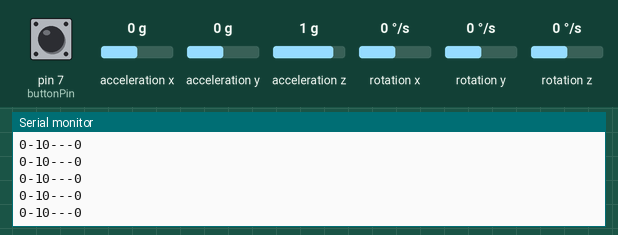
This sketch was run on a simulated Arduino Leonardo, built with avr-gcc and run on an emulated ATmega32U4. Shown: the last lines printed to the serial monitor. The inputs (shaded band) are chosen by the test bench; at power-on: acceleration x 0 g, acceleration y 0 g, acceleration z 1 g, pin 7 (buttonPin) LOW, rotation x 0 °/s, rotation y 0 °/s, rotation z 0 °/s. USB keyboard and mouse output is not drawn.

Above: at 4.2 s.
4.3 s: acceleration x set to -1.4 g
At 5.3 s:
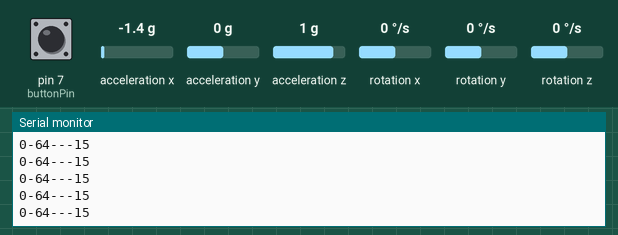
5.8 s: acceleration y set to -1.4 g
At 6.3 s:
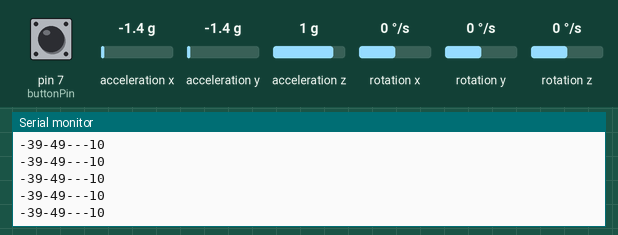
7.3 s: acceleration z set to -1.4 g
At 8.3 s:
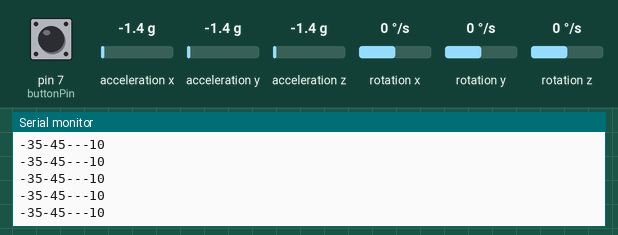
Timing chart, 0 to 10.3 s (numbered marks = the images above; inputs shaded):
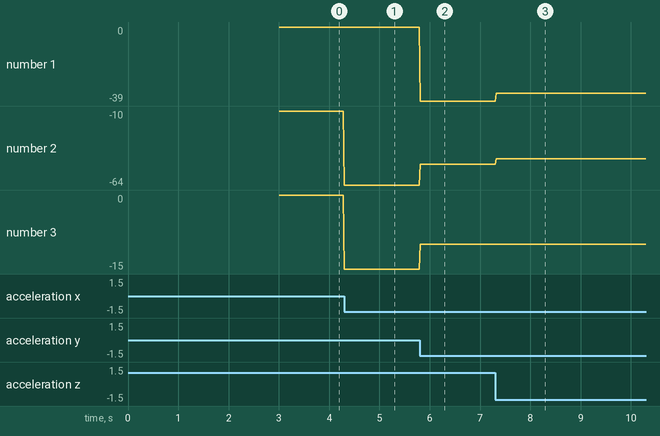

The sketch:

accel_move_btn_calibration.ino
```cpp
//to do : need calibration on start
#include <Wire.h>
#include <I2Cdev.h>
#include <MPU6050_tockn.h>
//#include <MPU6050.h>
#include <Mouse.h>

//Init MPU
MPU6050 mpu6050(Wire);
int16_t ax, ay, az, gx, gy, gz;
int OX,OY,OZ;

//Button
const int buttonPin = 7;
int buttonState=0;
int lastState=0;
//Convert from Angle to Distance
int angleToDistance(int a)
{

  if (a < -50){
    return -15;}
  else if (a < -35){
    return -10;
  }
  else if (a < -20){
    return -5;
  }
  else if (a < -17){
    return -1;
 }
  else if (a <= -17){
    return 0;
  }


  else if (a > 50){
    return 15;}
  else if (a > 35){
    return 10;
  }
  else if (a > 20){
    return 5;
  }
  else if (a > 17){
    return 1;
  }
  else if (a <=17){
    return 0;
  }
}

void setup() {
// Initialize serial communications at 9600 bps:
Serial.begin(9600);

// Start the mouse interaction
Mouse.begin();

// Start the sensor connection
Wire.begin();
//mpu.initialize();
//if (!mpu.testConnection()) {
//  while (1);
//}
mpu6050.begin();
mpu6050.calcGyroOffsets(true);                              // Setting Gyro offsets
mpu6050.update();
OX = mpu6050.getAngleX();                                   // Getting angle X Y Z
OY = mpu6050.getAngleY();
OZ = mpu6050.getAngleZ();

if(OX < 0){                                                 // Inverting the sign of all the three offset values for zero error correction
    OX = OX *(-1);}
else{
    OX = (OX-OX)-OX;}

if(OY < 0){
    OY = (OY *(-1));}
else{
    OY = ((OY-OY)-OY)+10;}

if(OZ < 0){
    OZ = OZ *(-1);}
else{
    OZ = (OZ-OZ)-OZ;}

//  Button Setup
pinMode(buttonPin,INPUT);
}
void loop() {
//  Get Value from sensor
//  mpu.getMotion6(&ax, &ay, &az, &gx, &gy, &gz);
  mpu6050.update();
  ax = OX + mpu6050.getAngleX();                                     // Getting current angle for X Y Z and correcting the zero error
  ay = OY + mpu6050.getAngleY();
//  Z = OZ + mpu6050.getAngleZ();

//  Serial.println(String(ax)+"-"+String(ay));
// Mapping the sensor val
//  int vx = map(ax, -16000, 16000, 90, -90);
//  int vy = map(ay, -16000, 16000, -90, 90);
  Serial.println(String(ax)+"-"+String(ay)+"---"+angleToDistance(ay));
//  Move the cursor
  buttonState=digitalRead(buttonPin);
//  while(buttonState==HIGH){
  Mouse.move(angleToDistance(ay), angleToDistance(ax+10));
//  }

//  Add click action
//  buttonState=digitalRead(buttonPin);


  if(lastState==LOW &&buttonState==HIGH){
    click_right();
//    delay(5);
  }
  lastState=buttonState;

// Delay between read
  delay(20);


}

void click_right(){
  if (!Mouse.isPressed(MOUSE_LEFT)) {
      Mouse.press(MOUSE_LEFT);
      Mouse.release(MOUSE_LEFT);
//      delay(50);
    }
  // else the mouse button is not pressed:
    else {
    // if the mouse is pressed, release it:
      if (Mouse.isPressed(MOUSE_LEFT)) {
        Mouse.release(MOUSE_LEFT);
      }
    }
}
```

Measured:
- after the input at 4.3 s, the serial monitor: prints a new line at once (image 1)
- after the input at 5.8 s, the serial monitor: prints a new line at once (image 2)
- after the input at 7.3 s, the serial monitor: prints a new line at once (image 3)
- plotted number 1: 0 → -39 after the input at 5.8 s, -39 → -35 after the input at 7.3 s
- plotted number 2: -10 → -64 after the input at 4.3 s, -64 → -49 after the input at 5.8 s, -49 → -45 after the input at 7.3 s
- plotted number 3: 0 → -15 after the input at 4.3 s
